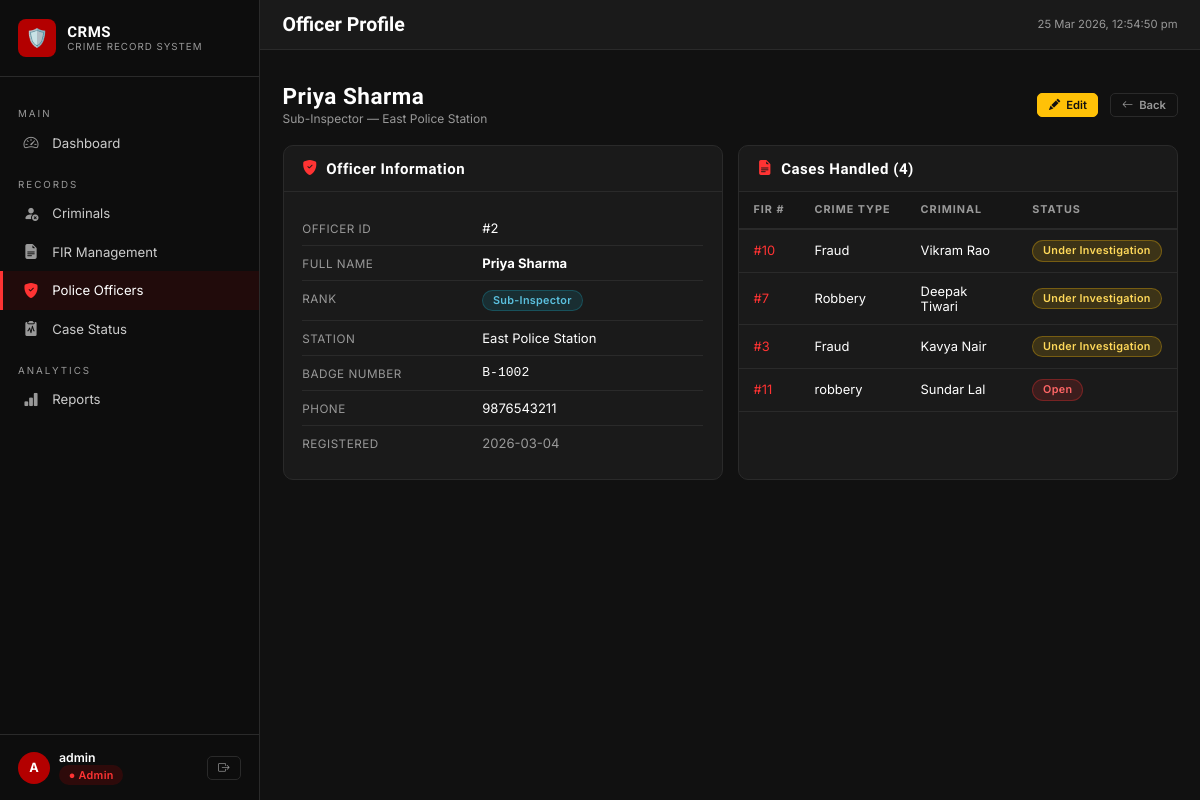
Page /officers/2/view (signed in) on the committed database.
### tables this page shows
CREATE TABLE police_officer (
    officer_id  INTEGER PRIMARY KEY AUTOINCREMENT,
    name        TEXT NOT NULL,
    rank        TEXT NOT NULL,
    station     TEXT NOT NULL,
    badge_no    TEXT UNIQUE,
    phone       TEXT,
    created_at  TEXT NOT NULL DEFAULT (datetime('now')),
    updated_at  TEXT NOT NULL DEFAULT (datetime('now'))
);

CREATE TABLE fir (
    fir_id       INTEGER PRIMARY KEY AUTOINCREMENT,
    crime_type   TEXT    NOT NULL,
    date_filed   TEXT    NOT NULL DEFAULT (date('now')),
    location     TEXT    NOT NULL,
    description  TEXT,
    criminal_id  INTEGER NOT NULL,
    officer_id   INTEGER NOT NULL,
    status       TEXT    NOT NULL DEFAULT 'Open'
                         CHECK(status IN ('Open','Under Investigation','Closed','Dismissed')),
    created_at   TEXT    NOT NULL DEFAULT (datetime('now')),
    updated_at   TEXT    NOT NULL DEFAULT (datetime('now')),
    FOREIGN KEY (criminal_id) REFERENCES criminal(criminal_id)
        ON UPDATE CASCADE ON DELETE RESTRICT,
    FOREIGN KEY (officer_id)  REFERENCES police_officer(officer_id)
        ON UPDATE CASCADE ON DELETE RESTRICT
);

CREATE TABLE criminal (
    criminal_id    INTEGER PRIMARY KEY AUTOINCREMENT,
    name           TEXT    NOT NULL,
    age            INTEGER NOT NULL CHECK(age > 0 AND age < 120),
    gender         TEXT    NOT NULL CHECK(gender IN ('Male','Female','Other')),
    address        TEXT,
    previous_cases INTEGER NOT NULL DEFAULT 0 CHECK(previous_cases >= 0),
    photo_url      TEXT,
    created_at     TEXT    NOT NULL DEFAULT (datetime('now')),
    updated_at     TEXT    NOT NULL DEFAULT (datetime('now'))
);

### app.py (the view)
@app.route('/officers/<int:oid>/view')
@login_required
def officer_view(oid):
    officer = query_db("SELECT * FROM police_officer WHERE officer_id=?", (oid,), one=True)
    if not officer:
        flash('Officer not found.', 'danger')
        return redirect(url_for('officers_list'))
    firs = query_db("""
        SELECT f.*, c.name AS criminal_name
        FROM fir f JOIN criminal c ON f.criminal_id=c.criminal_id
        WHERE f.officer_id=? ORDER BY f.date_filed DESC
    """, (oid,))
    return render_template('officers/view.html', officer=officer, firs=firs)

### app.py (called while the page is built)
def get_db():
    db = getattr(g, '_database', None)
    if db is None:
        db = g._database = sqlite3.connect(DATABASE)
        db.row_factory = sqlite3.Row
        db.execute("PRAGMA foreign_keys = ON")
    return db

@app.teardown_appcontext
def close_connection(exception):
    db = getattr(g, '_database', None)
    if db is not None:
        db.close()

def query_db(sql, args=(), one=False):
    cur = get_db().execute(sql, args)
    rv  = cur.fetchall()
    cur.close()
    return (rv[0] if rv else None) if one else rv

def login_required(f):
    @wraps(f)
    def decorated(*args, **kwargs):
        if 'user_id' not in session:
            flash('Please log in to continue.', 'warning')
            return redirect(url_for('login'))
        return f(*args, **kwargs)
    return decorated

### templates/officers/view.html (shortened to what this page needs)
{% extends 'base.html' %}
{% block topbar_title %}Officer Profile{% endblock %}
{% block content %}
<div class="page-header">
  <div>
    <h2 class="page-title">{{ officer.name }}</h2>
    <p class="page-subtitle">{{ officer.rank }} — {{ officer.station }}</p>
  </div>
  <div class="d-flex gap-2">
    {% if session.role == 'admin' %}
    <a href="{{ url_for('officer_edit', oid=officer.officer_id) }}" class="btn btn-warning btn-sm">
      <i class="bi bi-pencil-fill"></i> Edit
    </a>
    {% endif %}
    <a href="{{ url_for('officers_list') }}" class="btn btn-outline btn-sm">
      <i class="bi bi-arrow-left"></i> Back
    </a>
  </div>
</div>
<div class="grid grid-2">
  <div class="card">
    <div class="card-header">
      <h5><i class="bi bi-shield-fill-check" style="color:var(--accent)"></i>&nbsp; Officer Information</h5>
    </div>
    <div class="card-body">
      <div class="detail-row">
        <div class="detail-label">Officer ID</div>
        <div class="detail-value">#{{ officer.officer_id }}</div>
      </div>
      <div class="detail-row">
        <div class="detail-label">Full Name</div>
        <div class="detail-value"><strong>{{ officer.name }}</strong></div>
      </div>
      <div class="detail-row">
        <div class="detail-label">Rank</div>
        <div class="detail-value"><span class="badge badge-officer-rank">{{ officer.rank }}</span></div>
      </div>
      <div class="detail-row">
        <div class="detail-label">Station</div>
        <div class="detail-value">{{ officer.station }}</div>
      </div>
      <div class="detail-row">
        <div class="detail-label">Badge Number</div>
        <div class="detail-value" style="font-family:monospace">{{ officer.badge_no or '—' }}</div>
      </div>
      <div class="detail-row">
        <div class="detail-label">Phone</div>
        <div class="detail-value">{{ officer.phone or '—' }}</div>
      </div>
      <div class="detail-row">
        <div class="detail-label">Registered</div>
        <div class="detail-value" style="color:var(--text-muted)">{{ officer.created_at[:10] }}</div>
      </div>
    </div>
  </div>
  <div class="card">
    <div class="card-header">
      <h5><i class="bi bi-file-earmark-text-fill" style="color:var(--accent)"></i>&nbsp;
        Cases Handled ({{ firs|length }})
      </h5>
    </div>
    <div class="table-container">
      <table class="data-table">
        <thead>
          <tr>
            <th>FIR #</th>
            <th>Crime Type</th>
            <th>Criminal</th>
            <th>Status</th>
          </tr>
        </thead>
        <tbody>
          {% for f in firs %}
          <tr>
            <td>
              <a href="{{ url_for('fir_view', fid=f.fir_id) }}" style="color:var(--accent)">
                #{{ f.fir_id }}
              </a>
            </td>
            <td>{{ f.crime_type }}</td>
            <td>{{ f.criminal_name }}</td>
            <td>
              {% set st = f.status %}
              <span class="badge badge-{% if st=='Open' %}open{% elif st=='Under Investigation' %}investigation{% elif st=='Closed' %}closed{% else %}dismissed{% endif %}">
                {{ st }}
              </span>
            </td>
          </tr>
          {% else %}
          <tr>
            <td colspan="4" style="text-align:center; padding:1.5rem; color:var(--text-muted)">
              No cases assigned.
            </td>
          </tr>
          {% endfor %}
        </tbody>
      </table>
    </div>
  </div>
</div>
{% endblock %}

### static/css/style.css (style rules this page uses)
:root { --bg-main: #111111; --bg-card: #1a1a1a; --bg-sidebar: #0d0d0d; --primary: #b30000; --primary-d: #8a0000; --accent: #ff3333; --text: #ffffff; --text-muted: #999999; --border: #2a2a2a; --success: #28a745; --warning: #ffc107; --info: #17a2b8; --danger: #dc3545; --input-bg: #1e1e1e; --hover-row: #1f1f1f; --sidebar-w: 260px; --transition: 0.2s ease; }
*, *::before, *::after { box-sizing: border-box; margin: 0; padding: 0; }
html { font-size: 15px; }
body { font-family: 'Inter', sans-serif; background: var(--bg-main); color: var(--text); min-height: 100vh; overflow-x: hidden; }
h1,h2,h3,h4,h5,h6 { font-family: 'Rajdhani', sans-serif; font-weight: 700; letter-spacing: .5px; }
a { color: var(--accent); text-decoration: none; transition: color var(--transition); }
.card { background: var(--bg-card); border: 1px solid var(--border); border-radius: 10px; overflow: hidden; }
.card-header { padding: .9rem 1.25rem; border-bottom: 1px solid var(--border); display: flex; align-items: center; justify-content: space-between; }
.card-header h5 { font-size: 1rem; margin: 0; }
.card-body { padding: 1.25rem; }
.table-container { overflow-x: auto; }
.data-table { width: 100%; border-collapse: collapse; font-size: .86rem; }
.data-table thead tr { background: #161616; border-bottom: 2px solid var(--border); }
.data-table th { padding: .75rem 1rem; text-align: left; font-size: .72rem; letter-spacing: 1px; text-transform: uppercase; color: var(--text-muted); white-space: nowrap; }
.data-table tbody tr { border-bottom: 1px solid var(--border); transition: background var(--transition); }
.data-table td { padding: .7rem 1rem; vertical-align: middle; }
.badge { display: inline-flex; align-items: center; padding: .22rem .65rem; border-radius: 20px; font-size: .72rem; font-weight: 600; letter-spacing: .3px; white-space: nowrap; }
.badge-open { background: rgba(255,51,51,0.15); color: #ff6666; border: 1px solid rgba(255,51,51,0.3); }
.badge-investigation { background: rgba(255,193,7,0.15); color: #ffd95a; border: 1px solid rgba(255,193,7,0.3); }
.badge-officer-rank { background: rgba(23,162,184,0.15); color: #5bc0de; border: 1px solid rgba(23,162,184,0.3); }
.btn { display: inline-flex; align-items: center; gap: .4rem; padding: .45rem 1.1rem; border-radius: 7px; font-size: .83rem; font-weight: 600; cursor: pointer; border: 1px solid transparent; transition: all var(--transition); font-family: 'Inter', sans-serif; white-space: nowrap; text-decoration: none; }
.btn-outline { background: transparent; color: var(--text-muted); border-color: var(--border); }
.btn-sm { padding: .28rem .7rem; font-size: .75rem; border-radius: 5px; }
.btn-warning { background: var(--warning); color: #111; border-color: var(--warning); }
.page-header { display: flex; align-items: center; justify-content: space-between; margin-bottom: 1.25rem; flex-wrap: wrap; gap: .75rem; }
.page-title { font-size: 1.5rem; font-weight: 700; }
.page-subtitle { font-size: .8rem; color: var(--text-muted); margin-top: 2px; }
.detail-row { display: flex; padding: .6rem 0; border-bottom: 1px solid var(--border); font-size: .87rem; }
.detail-row:last-child { border-bottom: none; }
.detail-label { width: 180px; flex-shrink: 0; color: var(--text-muted); font-size: .78rem; text-transform: uppercase; letter-spacing: .5px; padding-top: 2px; }
.detail-value { color: var(--text); }
.grid { display: grid; gap: 1rem; }
.grid-2 { grid-template-columns: repeat(2, 1fr); }
.d-flex { display: flex; }
.gap-2 { gap: .8rem; }

### rows in the picture
police_officer: name "Priya Sharma", rank "Sub-Inspector", station "East Police Station", officer_id "2", badge_no "B-1002", phone "9876543211", created_at "2026-03-04"
fir: fir_id "10", crime_type "Fraud", criminal_name "Vikram Rao", status "Under Investigation"
fir: fir_id "7", crime_type "Robbery", criminal_name "Deepak Tiwari", status "Under Investigation"
fir: fir_id "3", crime_type "Fraud", criminal_name "Kavya Nair", status "Under Investigation"
fir: fir_id "11", crime_type "robbery", criminal_name "Sundar Lal", status "Open"

### other values in the picture
{{ session.username[0]|upper }} "A"
{{ session.username }} "admin"
{{ firs|length }} "4"
